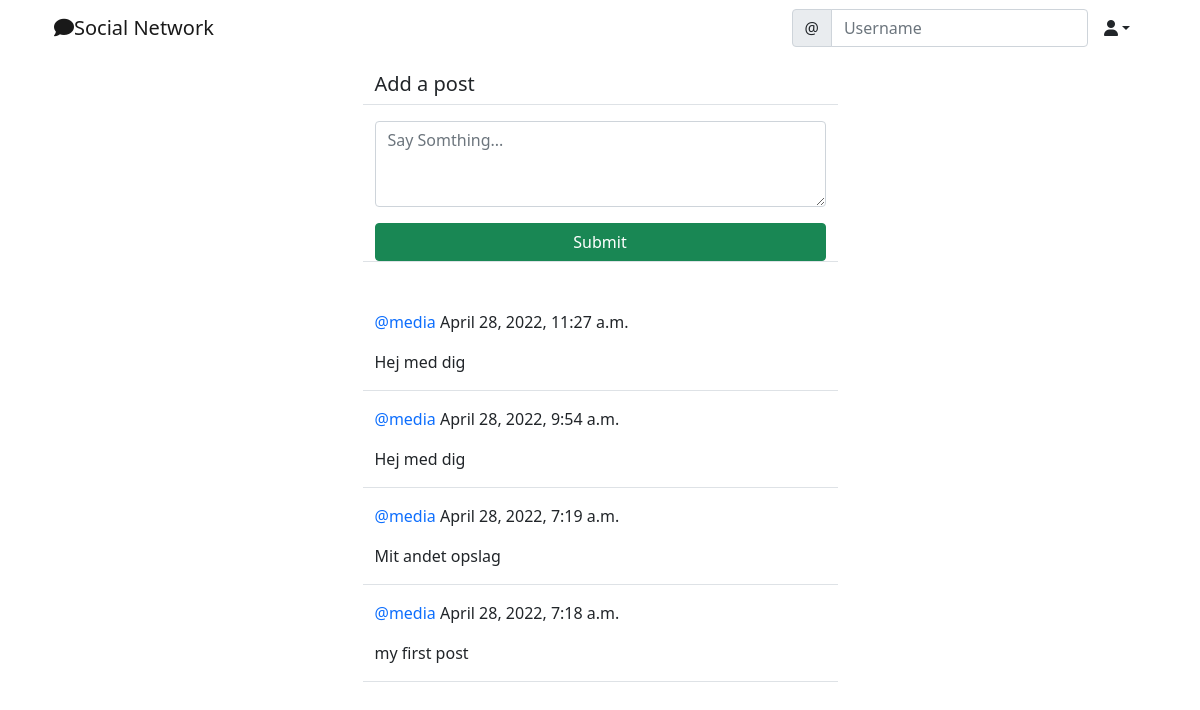
Before: /social/ (signed in) with the older database file.
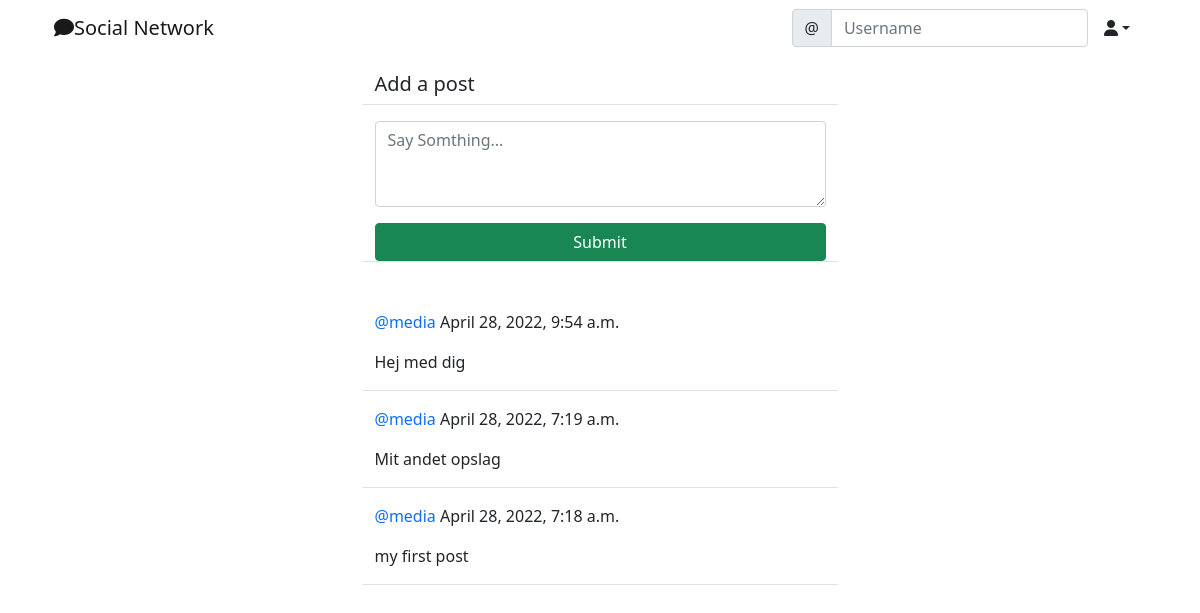
After: the same page with the newer database file.
### social/models.py (models this page shows)
class Post(models.Model):
    body = models.TextField()
    created_on = models.DateTimeField(default=timezone.now)
    author = models.ForeignKey(User, on_delete=models.CASCADE)

### social/views.py (the view, shortened to what this page needs)
# urls.py: path('', PostListView.as_view(), name='post-list'),
class PostListView(LoginRequiredMixin, View):
    def get(self, request, *args, **kwargs):
        posts = Post.objects.all().order_by('-created_on')
        form = PostForm()
        context = {
            'post_list': posts,
            'form': form,
        }
        return render(request, 'social/post_list.html', context)

### social/forms.py
class PostForm(forms.ModelForm):
    body = forms.CharField(
        label='',
        widget=forms.Textarea(attrs={
            'rows': '3',
            'placeholder': 'Say Somthing...',
        })
    )
    class Meta:
        model = Post
        fields = ['body']

### social/templates/social/post_list.html (shortened to what this page needs)
{% extends 'landing/base.html' %}
{% load crispy_forms_tags %}
{% block content %}
<div class="container">
    <div class="row justify-content-center mt-3">
        <div class="col-md-5 col-sm-12 border-bottom">
            <h5>Add a post</h5>
        </div>
    </div>
    <div class="row justify-content-center mt-3 mb-5">
        <div class="col-md-5 col-sm-12 border-bottom">
            <form method="Post">
                {{ form | crispy }}
                <div class="d-grid gab-2">
                    <button class="btn btn-success mt-3">Submit</button>
                </div>
            </form>
        </div>
    </div>
    {% for post in post_list %}
    <div class="row justify-content-center mt-3">
        <div class="col-md-5 col-sm-12 border-bottom position-relative">
            <p><a style="text-decoration: none" class="text-primary" href="{% url 'profile' post.author.profile.pk %}">@{{ post.author }}</a> {{ post.created_on }}</p>
            <div class="position-relative">
                <p>{{ post.body }}</p>
            </div>
        </div>
    </div>
    {% endfor %}
</div>
{% endblock content %}

Changed rows visible on the page:
removed Post: author "media", created_on "April 28, 2022, 11:27 a.m.", body "Hej med dig"
